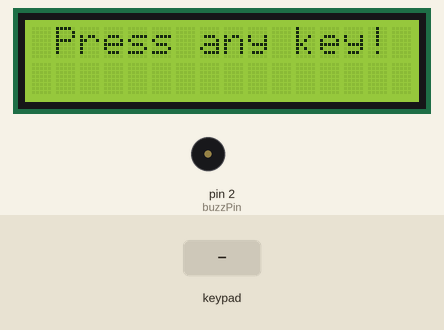
Simulated run of this sketch. Board: Arduino Uno, built with avr-gcc and run on an emulated ATmega328P. Parts: 16×2 character LCD, buzzer (waves = sounding). Inputs (shaded band) come from the test bench.

Above: at 1.2 s.
1.3 s: key '1' pressed
At 13.8 s:
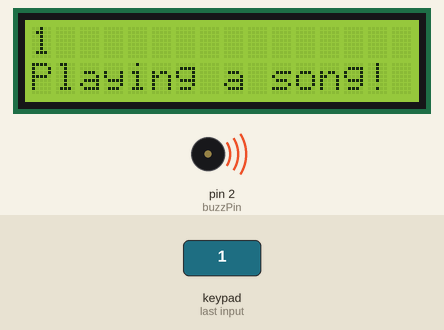
At 39.2 s:
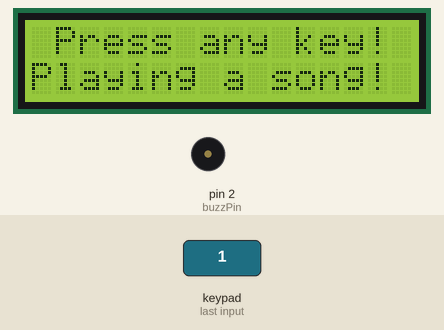
Timing chart, 0 to 39.9 s (numbered marks = the images above; inputs shaded):
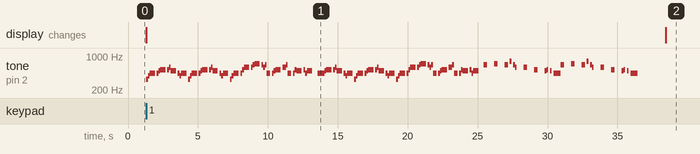

Measured:
- after the input at 1.3 s, tone on pin 2 (buzzPin): plays 330 Hz for 0.13 s, 392 Hz for 0.13 s, 440 Hz for 0.38 s, 440 Hz for 0.13 s, 494 Hz for 0.13 s, 523 Hz for 0.38 s … (119 notes in this stretch), starting at once; the display: changes at once (image 1)

The sketch:

main.ino
```cpp
#include<LiquidCrystal.h>
#include<Keypad.h>

LiquidCrystal lcd(13, 12, 11, 10, 9, 8);

const byte rows = 4;
const byte cols = 4;

char keys[rows][cols] =
{
  {'1','2','3','A'},
  {'4','5','6','B'},
  {'7','8','9','C'},
  {'*','0','#','D'}
};

byte rowPins[rows] = {7, 6, 5, 4};
byte colPins[cols] = {A0, A1, A2, A3};

Keypad keypad = Keypad( makeKeymap(keys), rowPins, colPins, rows, cols );

int buzzPin = 2;

void song()
{
  int songspeed = 1.5;
  int NOTE_C4 = 262;
  int NOTE_D4 = 294;
  int NOTE_E4 = 330;
  int NOTE_F4 = 349;
  int NOTE_G4 = 392;
  int NOTE_A4 = 440;
  int NOTE_B4 = 494;
  int NOTE_C5 = 523;
  int NOTE_D5 = 587;
  int NOTE_E5 = 659;
  int NOTE_F5 = 698;
  int NOTE_G5 = 784;
  int NOTE_A5 = 880;
  int NOTE_B5 = 988;

  int notes[] =
  {
   NOTE_E4, NOTE_G4, NOTE_A4, NOTE_A4, 0,
   NOTE_A4, NOTE_B4, NOTE_C5, NOTE_C5, 0,
   NOTE_C5, NOTE_D5, NOTE_B4, NOTE_B4, 0,
   NOTE_A4, NOTE_G4, NOTE_A4, 0,

   NOTE_E4, NOTE_G4, NOTE_A4, NOTE_A4, 0,
   NOTE_A4, NOTE_B4, NOTE_C5, NOTE_C5, 0,
   NOTE_C5, NOTE_D5, NOTE_B4, NOTE_B4, 0,
   NOTE_A4, NOTE_G4, NOTE_A4, 0,

   NOTE_E4, NOTE_G4, NOTE_A4, NOTE_A4, 0,
   NOTE_A4, NOTE_C5, NOTE_D5, NOTE_D5, 0,
   NOTE_D5, NOTE_E5, NOTE_F5, NOTE_F5, 0,
   NOTE_E5, NOTE_D5, NOTE_E5, NOTE_A4, 0,

   NOTE_A4, NOTE_B4, NOTE_C5, NOTE_C5, 0,
   NOTE_D5, NOTE_E5, NOTE_A4, 0,
   NOTE_A4, NOTE_C5, NOTE_B4, NOTE_B4, 0,
   NOTE_C5, NOTE_A4, NOTE_B4, 0,

   NOTE_A4, NOTE_A4,
   NOTE_A4, NOTE_B4, NOTE_C5, NOTE_C5, 0,
   NOTE_C5, NOTE_D5, NOTE_B4, NOTE_B4, 0,
   NOTE_A4, NOTE_G4, NOTE_A4, 0,

   NOTE_E4, NOTE_G4, NOTE_A4, NOTE_A4, 0,
   NOTE_A4, NOTE_B4, NOTE_C5, NOTE_C5, 0,
   NOTE_C5, NOTE_D5, NOTE_B4, NOTE_B4, 0,
   NOTE_A4, NOTE_G4, NOTE_A4, 0,

   NOTE_E4, NOTE_G4, NOTE_A4, NOTE_A4, 0,
   NOTE_A4, NOTE_C5, NOTE_D5, NOTE_D5, 0,
   NOTE_D5, NOTE_E5, NOTE_F5, NOTE_F5, 0,
   NOTE_E5, NOTE_D5, NOTE_E5, NOTE_A4, 0,

   NOTE_A4, NOTE_B4, NOTE_C5, NOTE_C5, 0,
   NOTE_D5, NOTE_E5, NOTE_A4, 0,
   NOTE_A4, NOTE_C5, NOTE_B4, NOTE_B4, 0,
   NOTE_C5, NOTE_A4, NOTE_B4, 0,

   NOTE_E5, 0, 0, NOTE_F5, 0, 0,
   NOTE_E5, NOTE_E5, 0, NOTE_G5, 0, NOTE_E5, NOTE_D5, 0, 0,
   NOTE_D5, 0, 0, NOTE_C5, 0, 0,
   NOTE_B4, NOTE_C5, 0, NOTE_B4, 0, NOTE_A4,

   NOTE_E5, 0, 0, NOTE_F5, 0, 0,
   NOTE_E5, NOTE_E5, 0, NOTE_G5, 0, NOTE_E5, NOTE_D5, 0, 0,
   NOTE_D5, 0, 0, NOTE_C5, 0, 0,
   NOTE_B4, NOTE_C5, 0, NOTE_B4, 0, NOTE_A4
};

  int duration[] =
 {
  125, 125, 250, 125, 125,
  125, 125, 250, 125, 125,
  125, 125, 250, 125, 125,
  125, 125, 375, 125,

  125, 125, 250, 125, 125,
  125, 125, 250, 125, 125,
  125, 125, 250, 125, 125,
  125, 125, 375, 125,

  125, 125, 250, 125, 125,
  125, 125, 250, 125, 125,
  125, 125, 250, 125, 125,
  125, 125, 125, 250, 125,

  125, 125, 250, 125, 125,
  250, 125, 250, 125,
  125, 125, 250, 125, 125,
  125, 125, 375, 375,

  250, 125,

  125, 125, 250, 125, 125,
  125, 125, 250, 125, 125,
  125, 125, 375, 125,

  125, 125, 250, 125, 125,
  125, 125, 250, 125, 125,
  125, 125, 250, 125, 125,
  125, 125, 375, 125,

  125, 125, 250, 125, 125,
  125, 125, 250, 125, 125,
  125, 125, 250, 125, 125,
  125, 125, 125, 250, 125,

  125, 125, 250, 125, 125,
  250, 125, 250, 125,
  125, 125, 250, 125, 125,
  125, 125, 375, 375,

  250, 125, 375, 250, 125, 375,
  125, 125, 125, 125, 125, 125, 125, 125, 375,
  250, 125, 375, 250, 125, 375,
  125, 125, 125, 125, 125, 500,

  250, 125, 375, 250, 125, 375,
  125, 125, 125, 125, 125, 125, 125, 125, 375,
  250, 125, 375, 250, 125, 375,
  125, 125, 125, 125, 125, 500
};

  for (int i=0;i<203;i++)
  {
    int wait = duration[i] * songspeed;
    tone(buzzPin, notes[i], wait);
    delay(wait);
  }

}
void setup()
{
  lcd.begin(16, 2);
  pinMode(buzzPin, OUTPUT);
}

void loop()
{
  char ch = keypad.getKey();
  lcd.setCursor(0, 0);
  if(ch != NO_KEY)
  {
    lcd.clear();
    lcd.print(ch);
    lcd.setCursor(0, 1);
    lcd.print("Playing a song!");
    song();
    delay(2000);
  }
  else
  {
    lcd.print(" Press any key!");
  }
}
```
